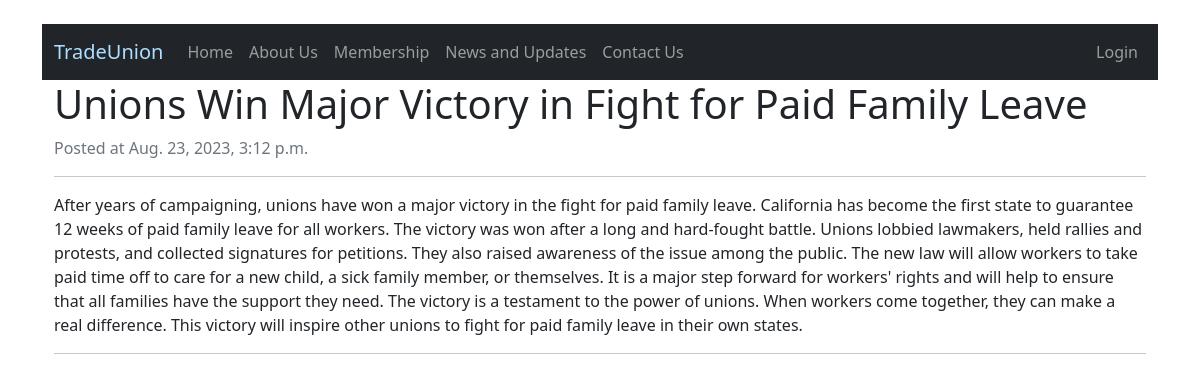
The page /post-2/ on the database its author committed.
### blog/models.py (models this page shows, shortened)
class Post(models.Model):
    title = models.CharField(max_length=200)
    content = models.TextField()
    created_at = models.DateTimeField(auto_now_add=True)
    featured = models.BooleanField(default=False)
    slug = models.SlugField(null=False, unique=True, default=None)

### blog/views.py (the view)
# urls.py: path('<slug:slug>/', views.post_detail, name="post_detail"),
def post_detail(request, slug):
    post = Post.objects.get(slug=slug)
    context = {'post': post}
    return render(request, 'blog/post_detail.html', context=context)

### templates/blog/post_detail.html
{% extends 'blog/base.html' %}
{% block content %}
    <h1 class="title">{{ post.title }}</h1>
    <small class="card-text text-muted h6">Posted at {{ post.created_at }}</small>
    <hr>
    <p>{{ post.content }}</p>
    <hr>
{% endblock %}

### rows shown on the page
Post: title "Unions Win Major Victory in Fight for Paid Family Leave", created_at "Aug. 23, 2023, 3:12 p.m.", content "After years of campaigning, unions have won a major victory in the fight for paid family leave. California has become the first state to guarantee 12 weeks of paid family leave for all workers. The victory was won after a long and hard-fought battle. Unions lobbied lawmakers, held rallies and protests, and collected signatures for petitions. They also raised awareness of the issue among the public. The new law will allow workers to take paid time off to care for a new child, a sick family member, or themselves. It is a major step forward for workers' rights and will help to ensure that all families have the support they need. The victory is a testament to the power of unions. When workers…"
